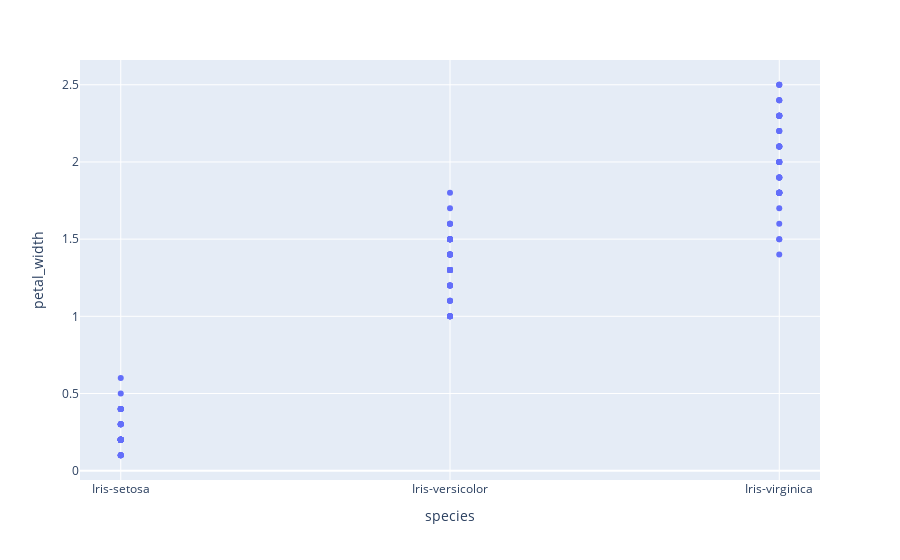

Here is the notebook cell this chart was saved with:
### Code cell
px.scatter ( iris, x = 'species' , y = 'petal_width')

### Figure 1 — Plotly figure (JSON) as saved in the notebook; plotly's stock layout.template omitted (floating-point values rounded to 4 significant figures; data arrays with more than 128 entries replaced by an {"elided": "..."} marker saying what was removed)
{"data": [{"hovertemplate": "species=%{x}<br>petal_width=%{y}<extra></extra>", "legendgroup": "", "marker": {"color": "#636efa", "symbol": "circle"}, "mode": "markers", "name": "", "orientation": "v", "showlegend": false, "type": "scatter", "x": {"elided": "150 str values"}, "xaxis": "x", "y": {"elided": "150 float values"}, "yaxis": "y"}], "layout": {"legend": {"tracegroupgap": 0}, "margin": {"t": 60}, "xaxis": {"anchor": "y", "domain": [0, 1], "title": {"text": "species"}}, "yaxis": {"anchor": "x", "domain": [0, 1], "title": {"text": "petal_width"}}}}
